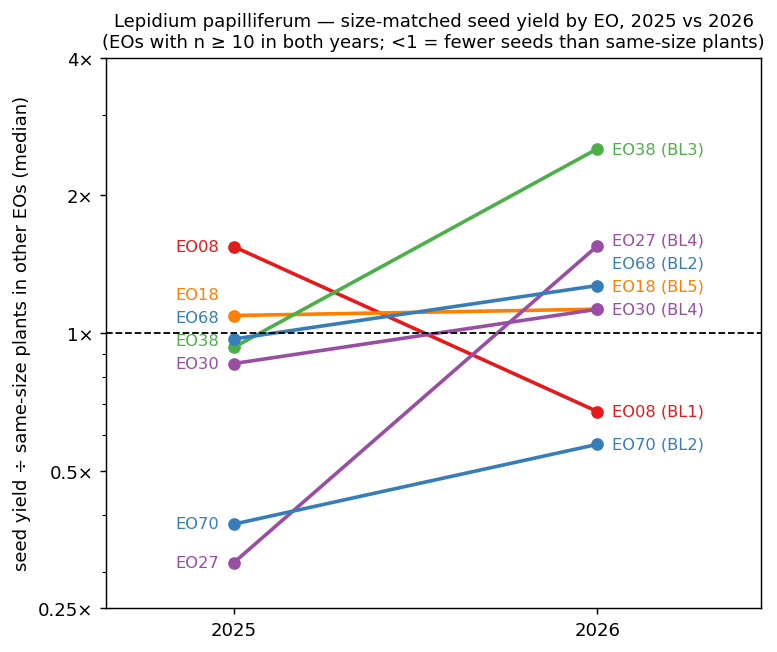

Write the Python code that produced this figure.
#!/usr/bin/env python3
"""
Year-to-year comparison of the size -> seed shortfall (2025 vs 2026)
=====================================================================

Run AFTER size_matched_comparison.py with --year 2025 and --year 2026.
Reads its per-year tables, recomputes the per-plant size-matched ratios (same method as
size_matched_comparison.py: yield / median yield of the k crown-nearest plants from OTHER EOs,
within the same year), and reports:

  - per-plant ratio distribution per year (IQR, share below 0.5x)
  - for EO27 / EO70 / EO08: share of plants below parity and below 0.5x
  - median crown per EO and year (is a "bad year" visible as small plants?)
  - figure: per-EO fold-of-expectation, 2025 vs 2026, for EOs with n >= min-n in both years

Each year's expectation is relative to THAT year's species curve, so a year-wide drop in
yield is absorbed; a population that moves between years moved relative to the others.

Usage:  python3 Queries/size_seed_years.py [--db PATH] [--k 15] [--min-n 10] [--no-plot]
"""
import argparse, sqlite3
from pathlib import Path
import numpy as np, pandas as pd

HERE = Path(__file__).resolve().parent
DEFAULT_DB = HERE.parent / "LEPA_SQL.db"
YEARS = ["2025", "2026"]
FOCUS = ["EO27", "EO70", "EO08"]


def load(db, year):
    con = sqlite3.connect(db)
    rows = con.execute(
        """SELECT v.occurrenceCrownSize c, v.seedQuantityTotal y, e.EOCode
           FROM vOccurrenceTraits v JOIN Occurrences o ON v.occurrenceID=o.occurrenceID
           LEFT JOIN EOs e ON o.EOID=e.EOID
           WHERE v.occurrenceCrownSize>0 AND v.seedQuantityTotal>0
             AND (substr(v.occurrenceDate, -4) = ? OR (? = '2026' AND length(v.occurrenceDate) = 5))""",
        (year, year)).fetchall()
    con.close()
    df = pd.DataFrame(rows, columns=["c", "y", "EO"])
    df["EO"] = df.EO.fillna("EOID?")
    return df


def matched_ratios(df, k):
    logc, yv, eo = np.log10(df.c.values), df.y.values, df.EO.values
    r = np.empty(len(df))
    for i in range(len(df)):
        m = eo != eo[i]
        r[i] = yv[i] / np.median(yv[m][np.argsort(np.abs(logc[m] - logc[i]))[:k]])
    return r


def main():
    ap = argparse.ArgumentParser()
    ap.add_argument("--db", default=str(DEFAULT_DB))
    ap.add_argument("--k", type=int, default=15)
    ap.add_argument("--min-n", type=int, default=10)
    ap.add_argument("--no-plot", action="store_true")
    a = ap.parse_args()

    per_eo = []
    for yr in YEARS:
        df = load(a.db, yr)
        df["ratio"] = matched_ratios(df, a.k)
        q1, q3 = np.percentile(df.ratio, [25, 75])
        print(f"{yr}: n={len(df)}  per-plant ratio IQR {q1:.2f}-{q3:.2f}x, "
              f"{100 * (df.ratio < 0.5).mean():.0f}% of plants below 0.5x; median crown {df.c.median():.0f} cm")
        for eo in FOCUS:
            g = df[df.EO == eo]
            if len(g):
                print(f"   {eo}: n={len(g)}  median crown {g.c.median():.0f} cm vs {df[df.EO != eo].c.median():.0f} cm elsewhere; "
                      f"{100 * (g.ratio < 1).mean():.0f}% below parity, {100 * (g.ratio < 0.5).mean():.0f}% below 0.5x")
        matched = pd.read_csv(HERE / f"size_matched_comparison_{yr}.tsv", sep="\t")
        for _, r in matched.iterrows():
            per_eo.append(dict(year=yr, EO=r.EO, BL=r.BL, n=int(r.n), matched=r.fold, q_matched=r.q,
                               crown=df[df.EO == r.EO].c.median()))
    t = pd.DataFrame(per_eo)
    both = t.pivot_table(index=["EO", "BL"], columns="year", values=["matched", "n", "crown"])
    both = both.dropna()
    both = both[(both[("n", "2025")] >= a.min_n) & (both[("n", "2026")] >= a.min_n)]
    print("\nEOs sampled (n >= %d) in both years — size-matched fold:" % a.min_n)
    print(f"{'EO':<6}{'BL':>4}{'n25':>5}{'n26':>5}{'fold25':>8}{'fold26':>8}{'crown25':>9}{'crown26':>9}")
    for (eo, bl), r in both.iterrows():
        print(f"{eo:<6}{bl:>4}{int(r[('n', '2025')]):>5}{int(r[('n', '2026')]):>5}{r[('matched', '2025')]:>8.2f}"
              f"{r[('matched', '2026')]:>8.2f}{r[('crown', '2025')]:>9.0f}{r[('crown', '2026')]:>9.0f}")
    t.to_csv(HERE / "size_seed_years.tsv", sep="\t", index=False)
    print("\ntable -> Queries/size_seed_years.tsv")

    if not a.no_plot:
        import matplotlib; matplotlib.use("Agg"); import matplotlib.pyplot as plt
        pal = {"BL1": "#E41A1C", "BL2": "#377EB8", "BL3": "#4DAF4A", "BL4": "#984EA3", "BL5": "#FF7F00"}
        fig, ax = plt.subplots(figsize=(6.5, 5.5))
        def spread(vals, gap=0.05):            # nudge labels apart (log10 units) so none overlap
            order = np.argsort(vals); out = np.log10(np.asarray(vals, float))
            for i in range(1, len(order)):
                a_, b_ = order[i - 1], order[i]
                out[b_] = max(out[b_], out[a_] + gap)
            return 10 ** out
        lab0 = spread([r[("matched", "2025")] for _, r in both.iterrows()])
        lab1 = spread([r[("matched", "2026")] for _, r in both.iterrows()])
        for j, ((eo, bl), r) in enumerate(both.iterrows()):
            y0, y1 = r[("matched", "2025")], r[("matched", "2026")]
            ax.plot([0, 1], [y0, y1], "-o", color=pal.get(bl, "grey"), lw=2, ms=6)
            ax.text(1.04, lab1[j], f"{eo} ({bl})", va="center", fontsize=9, color=pal.get(bl, "grey"))
            ax.text(-0.04, lab0[j], eo, va="center", ha="right", fontsize=9, color=pal.get(bl, "grey"))
        ax.axhline(1, color="k", ls="--", lw=1)
        ax.set_yscale("log"); ax.set_xlim(-0.35, 1.45); ax.set_xticks([0, 1]); ax.set_xticklabels(YEARS)
        ax.set_yticks([0.25, 0.5, 1, 2, 4]); ax.set_yticklabels(["0.25×", "0.5×", "1×", "2×", "4×"])
        ax.set_ylabel("seed yield ÷ same-size plants in other EOs (median)")
        ax.set_title(f"Lepidium papilliferum — size-matched seed yield by EO, 2025 vs 2026\n"
                     f"(EOs with n ≥ {a.min_n} in both years; <1 = fewer seeds than same-size plants)", fontsize=10)
        out = HERE / "size_seed_years.png"
        fig.savefig(out, dpi=130, bbox_inches="tight"); print(f"figure -> {out}")


if __name__ == "__main__":
    main()
